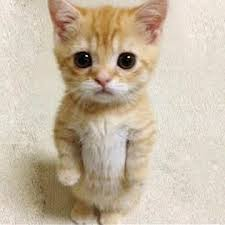
//> input picture Taller1-OpenCV/gato.jpeg, 225 x 225 px
$ ./image_converter ../gato.jpeg   (built with g++ and OpenCV 4)
//> lines starting //> are read from the running program, lines starting //| are printed output that depends on the picture
#include <cmath>
#include <filesystem>
#include <iostream>
#include <opencv2/opencv.hpp>
#include <string>

namespace fs = std::filesystem;

// Ajusta un valor decimal al rango valido de un canal de imagen (0-255).
static uchar clamp_to_u8(double value) {
    if (value < 0.0) {
        return 0;
    }
    if (value > 255.0) {
        return 255;
    }
    return static_cast<uchar>(std::round(value));
}

// Carga una imagen BGR desde disco y valida que se haya leído correctamente.
cv::Mat cargar_imagen(const std::string& ruta_imagen) {
//> called with ruta_imagen = "../gato.jpeg"
    cv::Mat imagen = cv::imread(ruta_imagen, cv::IMREAD_COLOR);
//> imagen is the input picture: 225 rows x 225 cols, CV_8UC3; mean B, G, R 164.7, 184.9, 199.4
    if (imagen.empty()) {
        std::cerr << "Error al cargar la imagen." << std::endl;
    }
    return imagen;
}

// Convierte una imagen BGR a escala de grises usando la formula luminancia.
cv::Mat convertir_a_grises(const cv::Mat& imagen) {
    cv::Mat imagen_grises(imagen.rows, imagen.cols, CV_8UC1);

    for (int y = 0; y < imagen.rows; ++y) {
        for (int x = 0; x < imagen.cols; ++x) {
            const cv::Vec3b bgr = imagen.at<cv::Vec3b>(y, x);
            const double r = static_cast<double>(bgr[2]);
            const double g = static_cast<double>(bgr[1]);
            const double b = static_cast<double>(bgr[0]);
            const double gris = 0.299 * r + 0.587 * g + 0.114 * b;
            imagen_grises.at<uchar>(y, x) = clamp_to_u8(gris);
        }
    }
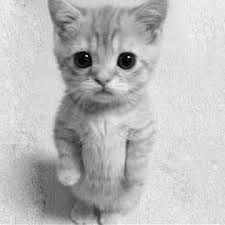
//> imagen_grises: 225 rows x 225 cols, CV_8UC1; min 0, max 252, mean 186.9

    return imagen_grises;
}

// Convierte una imagen BGR a YUV aplicando las formulas canal por canal.
cv::Mat convertir_a_yuv(const cv::Mat& imagen) {
    cv::Mat imagen_yuv(imagen.rows, imagen.cols, CV_8UC3);

    for (int y = 0; y < imagen.rows; ++y) {
        for (int x = 0; x < imagen.cols; ++x) {
            const cv::Vec3b bgr = imagen.at<cv::Vec3b>(y, x);
            const double r = static_cast<double>(bgr[2]);
            const double g = static_cast<double>(bgr[1]);
            const double b = static_cast<double>(bgr[0]);

            const double yy = 0.299 * r + 0.587 * g + 0.114 * b;
            const double uu = -0.14713 * r - 0.28886 * g + 0.436 * b + 128.0;
            const double vv = 0.615 * r - 0.51499 * g - 0.10001 * b + 128.0;

            imagen_yuv.at<cv::Vec3b>(y, x) = cv::Vec3b(
                clamp_to_u8(yy),
                clamp_to_u8(uu),
                clamp_to_u8(vv)
            );
        }
    }
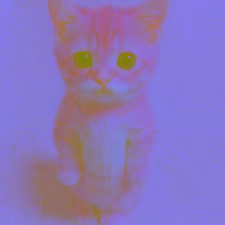
//> imagen_yuv: 225 rows x 225 cols, CV_8UC3; mean B, G, R 186.9, 117.1, 138.9

    return imagen_yuv;
}

// Convierte una imagen BGR a HSV con calculo manual de H, S y V.
cv::Mat convertir_a_hsv(const cv::Mat& imagen) {
    cv::Mat imagen_hsv(imagen.rows, imagen.cols, CV_8UC3);

    for (int y = 0; y < imagen.rows; ++y) {
        for (int x = 0; x < imagen.cols; ++x) {
            const cv::Vec3b bgr = imagen.at<cv::Vec3b>(y, x);
            const double r = static_cast<double>(bgr[2]) / 255.0;
            const double g = static_cast<double>(bgr[1]) / 255.0;
            const double b = static_cast<double>(bgr[0]) / 255.0;

            const double max_rgb = std::max({r, g, b});
            const double min_rgb = std::min({r, g, b});
            const double delta = max_rgb - min_rgb;

            double h = 0.0;
            if (delta > 1e-10) {
                if (max_rgb == r) {
                    h = 60.0 * std::fmod(((g - b) / delta), 6.0);
                } else if (max_rgb == g) {
                    h = 60.0 * (((b - r) / delta) + 2.0);
                } else {
                    h = 60.0 * (((r - g) / delta) + 4.0);
                }
            }

            if (h < 0.0) {
                h += 360.0;
            }

            const double s = (max_rgb <= 1e-10) ? 0.0 : (delta / max_rgb);
            const double v = max_rgb;

            const uchar hh = clamp_to_u8((h / 360.0) * 255.0);
            const uchar ss = clamp_to_u8(s * 255.0);
            const uchar vv = clamp_to_u8(v * 255.0);

            imagen_hsv.at<cv::Vec3b>(y, x) = cv::Vec3b(hh, ss, vv);
        }
    }
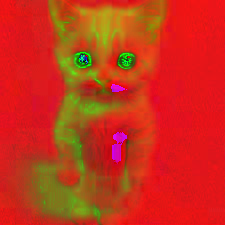
//> imagen_hsv: 225 rows x 225 cols, CV_8UC3; mean B, G, R 26.6, 51, 199.4

    return imagen_hsv;
}

// Guarda una imagen en disco e informa si la escritura falla.
void guardar_imagen(const cv::Mat& imagen, const fs::path& ruta_archivo) {
    if (!cv::imwrite(ruta_archivo.string(), imagen)) {
        std::cerr << "No se pudo guardar: " << ruta_archivo << std::endl;
    }
}

// Muestra las imagenes convertidas en ventanas separadas.
void mostrar_imagenes(const cv::Mat& grises, const cv::Mat& yuv, const cv::Mat& hsv) {
    cv::imshow("Escala de Grises", grises);
    cv::imshow("YUV", yuv);
    cv::imshow("HSV", hsv);
    cv::waitKey(0);
    cv::destroyAllWindows();
}

// Punto de entrada: recibe ruta de imagen, convierte, guarda y muestra resultados.
int main(int argc, char** argv) {
    if (argc < 2) {
        std::cerr << "Por favor, proporciona la ruta de la imagen como parametro." << std::endl;
        return 1;
    }

    const fs::path ruta_imagen(argv[1]);
    const cv::Mat imagen = cargar_imagen(ruta_imagen.string());
    if (imagen.empty()) {
        return 1;
    }

    const std::string nombre_imagen = ruta_imagen.stem().string();
    const fs::path carpeta_destino = ruta_imagen.parent_path() / (nombre_imagen + "_convertidas");
    fs::create_directories(carpeta_destino);

    const cv::Mat imagen_grises = convertir_a_grises(imagen);
    const cv::Mat imagen_yuv = convertir_a_yuv(imagen);
    const cv::Mat imagen_hsv = convertir_a_hsv(imagen);

    guardar_imagen(imagen_grises, carpeta_destino / (nombre_imagen + "_grises.jpg"));
    guardar_imagen(imagen_yuv, carpeta_destino / (nombre_imagen + "_yuv.jpg"));
    guardar_imagen(imagen_hsv, carpeta_destino / (nombre_imagen + "_hsv.jpg"));

    mostrar_imagenes(imagen_grises, imagen_yuv, imagen_hsv);
    return 0;
}
